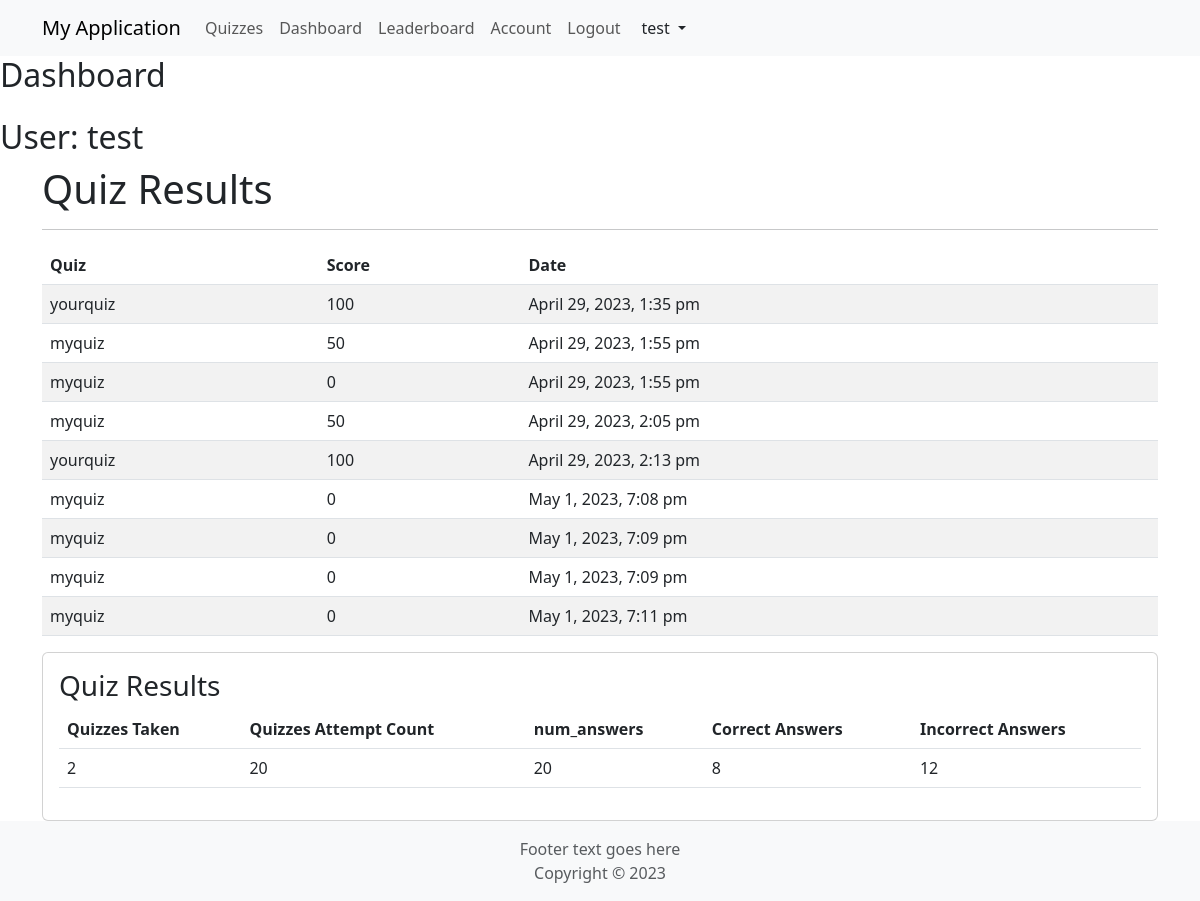
/dashboard (signed in), run on an earlier commit of the app's database.
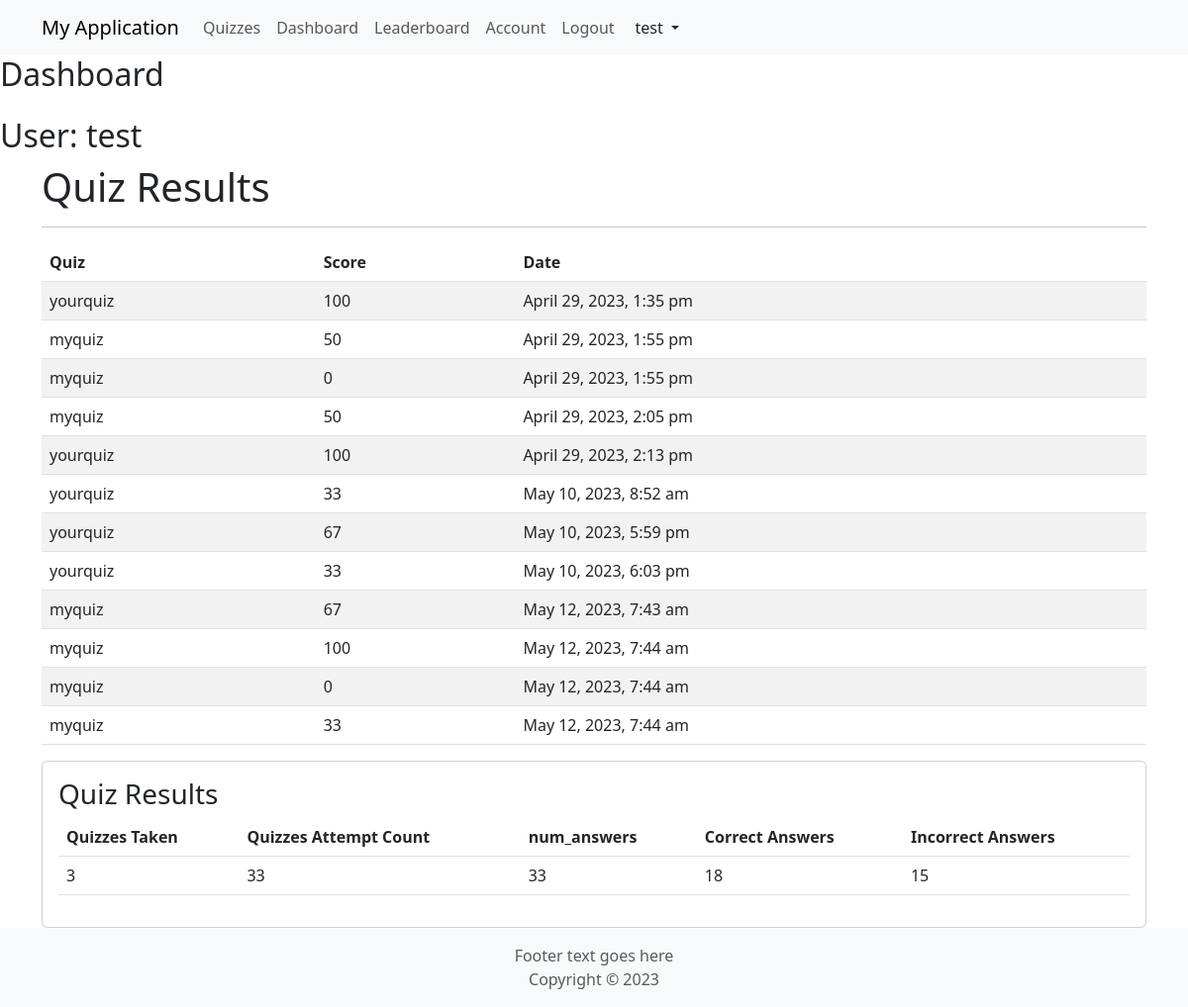
And on a later commit of the database.
### tables this page shows
CREATE TABLE `quiz_attempts` (
  `id` int(11) NOT NULL,
  `quiz_id` int(11) NOT NULL,
  `user_id` int(11) NOT NULL,
  `score` int(11) NOT NULL DEFAULT 0,
  `current_question_id` int(11) DEFAULT NULL,
  `completed` tinyint(1) DEFAULT 0,
  `created_at` timestamp NOT NULL DEFAULT current_timestamp()
);

CREATE TABLE `quizzes` (
  `id` int(11) NOT NULL,
  `title` varchar(255) NOT NULL,
  `description` varchar(512) DEFAULT NULL,
  `user_id` int(11) NOT NULL,
  `created_at` timestamp NULL DEFAULT current_timestamp(),
  `submittable` tinyint(1) DEFAULT 0,
  `mode` enum('all','one') NOT NULL DEFAULT 'all'
);

### src/Controller/BaseController.php (called while the page is built, shortened)
<?php
class BaseController{
    public function render($view, $params = [])
    {
        return View::render($view, $params);
    }
}

### src/Config/Application.php (called while the page is built, shortened)
<?php
class Application {
    public static string $ROOT_DIR;
    private Router $router;
    function __construct($router, $rootPath)
    {
        self::$ROOT_DIR = $rootPath;
        $this->router = $router;
    }
    function run(){
        try{
            $this->router->dispatch();
        }
        catch(NotFoundException $e){
            $error_page = Application::$ROOT_DIR."/src/View/error.php";
            $this->handleExceptions($e, $error_page);
        }
        catch(\Exception $e){
            $this->handleExceptions($e);
        }
    }
}

### index.php (called while the page is built, shortened)
<?php
$router = new Router();
$router->get('custom', function(){
    echo "This custom route";
});
$router->get('/', [HomeController::class, 'index']);
$router->get('login', [AuthController::class, 'login']);
$router->get('signup', [AuthController::class, 'signup']);
$router->get('logout', [AuthController::class, 'logout']);
$router->post('login', [AuthController::class, 'login']);
$router->post('signup', [AuthController::class, 'signup']);
$router->get('admin/users', [AdminController::class, 'index']);
$router->post('admin/users/update', [AdminController::class, 'updateUser']);
$router->post('admin/users/password', [AdminController::class, 'changeUserPassword']);
$router->get('admin/users/delete', [AdminController::class, 'deleteUser']);
$router->get('quiz', [QuizController::class, 'show']);
$router->get('quizzes', [QuizController::class, 'index']);
$router->get('quiz/delete', [QuizController::class, 'delete']);
$router->post('quiz/update', [QuizController::class, 'update']);
$router->post('quiz/store', [QuizController::class, 'store']);
$router->post('quiz/take', [QuizStudentController::class, 'store']);
$router->post('quiz/take/one', [QuizStudentController::class, 'take']);
$router->post('all', [QuizController::class, 'all']);
$router->get('question/delete', [QuestionController::class, 'delete']);
$router->post('question/store', [QuestionController::class, 'store']);
$router->post('question/update', [QuestionController::class, 'update']);
$router->get('option/delete', [OptionController::class, 'delete']);
$router->post('option/store', [OptionController::class, 'store']);
$router->post('option/update', [OptionController::class, 'update']);
$router->get('leaderboard', [DashboardController::class, 'leaderboard']);
$router->get('dashboard', [DashboardController::class, 'dashboard']);
$router->get('account', [UserController::class, 'index']);
$router->post('account/update', [UserController::class, 'update']);
$router->post('account/password', [UserController::class, 'changePassword']);
$router->post('account/image', [UserController::class, 'changeImage']);
$app = new Application($router, __DIR__);
$app->run();

### src/Config/Database.php (called while the page is built, shortened)
<?php
class Database{
    static public function query($sql, $sql_parms = []){
        $db =  Database::connect();
        $query = null;
        if(empty($sql_parms)){
            $query = $db->query($sql);
        }else{
            $query = $db->prepare($sql);
            $query->execute($sql_parms);
        }
        $data = $query->fetchAll(\PDO::FETCH_ASSOC);
        return $data;
    }
    static public function connect(){
        try{
            return new \PDO(Config::CONFIG['db'],Config::CONFIG['db_user'],Config::CONFIG['db_password']);
        }catch(PDOException $e){
            return null;
        }
    }
}

### src/Model/QuizModel.php (called while the page is built, shortened)
<?php
class QuizModel extends Database{
    static function getQuizAttemptsByUser($user_id){
        $sql = "SELECT qa.id AS attempt_id, q.title, qa.score, qa.created_at
        FROM quiz_attempts qa
        JOIN quizzes q ON q.id = qa.quiz_id
        WHERE qa.user_id = :user_id";
        return Database::query($sql, [':user_id'=>$user_id]);
    }
    static function getNumberOfQuizzesTakenAndNumberOfAnswers($user_id){
        $sql = "SELECT quiz_attempts.user_id,
            COUNT(DISTINCT quiz_attempts.quiz_id) AS num_quizzes_taken,
            COUNT(quiz_attempts.quiz_id) AS num_quizzes_attempted,
            COUNT(attempt_answers.id) AS num_questions_answered,
            COUNT(CASE WHEN options.is_correct = 1 THEN 1 END) AS num_questions_answered_correctly,
            COUNT(CASE WHEN options.is_correct = 0 THEN 1 END) AS num_questions_answered_incorrectly
        FROM quiz_attempts
        LEFT JOIN attempt_answers ON quiz_attempts.id = attempt_answers.attempt_id
        LEFT JOIN options ON attempt_answers.option_id = options.id
        WHERE quiz_attempts.user_id = :user_id
        GROUP BY quiz_attempts.user_id;";
        return Database::query($sql, [':user_id'=>$user_id]);
    }
}

### src/Model/UserModel.php (called while the page is built, shortened)
<?php
class UserModel extends Database{
    static function isTeacher($id){
        $sql = "SELECT is_teacher FROM users WHERE id = :id";
        return Database::query($sql, [':id'=>$id])[0]['is_teacher'];
    }
}

### src/View/quiz/dashboard_student.php (the view)
<h2 class="mb-4">Dashboard</h2>
<?php
			echo "<h2>User: $user</h2>";
		?>
<div class="container">
<h1>Quiz Results</h1>
		<hr>
<div class="table-responsive">
  <table class="table table-striped">
    <thead>
      <tr>
        <th>Quiz</th>
        <th>Score</th>
        <th>Date</th>
      </tr>
    </thead>
    <tbody>
      <?php foreach ($quiz_attempts as $attempt): ?>
        <tr>
          <td><?= $attempt['title'] ?></td>
          <td><?= $attempt['score'] ?></td>
          <td><?= date('F j, Y, g:i a', strtotime($attempt['created_at'])) ?></td>
        </tr>
      <?php endforeach; ?>
    </tbody>
  </table>
</div>
		<div class="row">
			<div class="col-sm-12">
				<div class="card">
					<div class="card-body">
						<h3 class="card-title">Quiz Results</h3>
						<table class="table">
							<thead>
								<tr>
									<th>Quizzes Taken</th>
									<th>Quizzes Attempt Count</th>
									<th>num_answers</th>
									<th>Correct Answers</th>
									<th>Incorrect Answers</th>
								</tr>
							</thead>
							<tbody>
								<?php
										echo "<tr>";
										echo "<td>" . $result['num_quizzes_taken'] . "</td>";
										echo "<td>" . $result['num_quizzes_attempted'] . "</td>";
										echo "<td>" . $result['num_questions_answered'] . "</td>";
										echo "<td>" . $result['num_questions_answered_correctly'] . "</td>";
										echo "<td>" . $result['num_questions_answered_incorrectly'] . "</td>";
										echo "</tr>";
								?>
							</tbody>
						</table>
					</div>
				</div>
			</div>
		</div>
	</div>

### src/View/layout/base.php (shortened to what this page needs)
<html>
    <head>
    <?php require('head.php'); ?>
    </head>
<body>
    <?php
    if (isset($_SESSION['user'])) {
        require('navbar.php');
    }
    ?>
    <main>
    <?php require('footer.php'); ?>
</body>
</html>

### src/View/layout/head.php (shortened to what this page needs)
<link href="/mvc/public/assets/css/bootstrap.min.css" rel="stylesheet" />

### src/View/layout/navbar.php (shortened to what this page needs)
<nav class="navbar navbar-expand-lg navbar-light bg-light">
    <div class="container">
  <a class="navbar-brand" href="#">My Application</a>
  <div class="collapse navbar-collapse" id="navbarNav">
    <ul class="navbar-nav mr-auto">
      <?php if(isset($_SESSION['user'])): ?>
      <li class="nav-item">
        <a class="nav-link" href="/mvc/quizzes"><i class="fas fa-book"></i> Quizzes</a>
      </li>
      <li class="nav-item">
        <a class="nav-link" href="/mvc/dashboard"><i class="fas fa-tachometer-alt"></i> Dashboard</a>
      </li>
      <li class="nav-item">
        <a class="nav-link" href="/mvc/leaderboard"><i class="fas fa-clipboard-list"></i> Leaderboard</a>
      </li>
    </ul>
    <ul class="navbar-nav">
      <li class="nav-item">
        <a class="nav-link" href="/mvc/account"><i class="fas fa-user-circle"></i> Account</a>
      </li>
      <li class="nav-item">
        <a class="nav-link" href="/mvc/logout"><i class="fas fa-sign-out-alt"></i> Logout</a>
      </li>
          <?php endif; ?>
        </ul>
        <button class="btn dropdown-toggle" type="button" id="dropdownMenuButton" data-toggle="dropdown"
                        aria-haspopup="true" aria-expanded="false">
                        <?= $_SESSION['user'] ?>
                    </button>
  </div>
  </div>
</nav>

### src/View/layout/footer.php (shortened to what this page needs)
<footer class="bg-light py-3">
    <div class="container">
        <div class="row">
            <div class="col-12 text-center">
                <p class="text-muted mb-0">Footer text goes here</p>
                <p class="text-muted mb-0">Copyright &copy; 2023</p>
            </div>
        </div>
    </div>
</footer>

### src/Config/Router.php (shortened to what this page needs)
<?php
class Router {
    private $routes;
    function __construct()
    {
        $this->routes = [];
    }
    function addRoute($route, $action, $method){
        $this->routes[$method][$route] = $action;
    }
    function getRoute() {
        $url = $_SERVER['REQUEST_URI'];
        $path = parse_url($url, PHP_URL_PATH);
        $route = str_replace('/mvc/', '', $path);
        return empty($route) ? '/' : $route;
    }
    function getMethod() {
        return strtolower($_SERVER['REQUEST_METHOD']);
    }
    function dispatch(){
        $route = $this->getRoute();
        $method = $this->getMethod();
        if(array_key_exists($route, $this->routes[$method])){
            $action = $this->routes[$method][$route];
            if(is_callable($action)) {
                $action();
            }
            else if(is_array($action)){
                $controller = new $action[0]();
                $controller->action = $action[1];
                $prop = $action[1];
                $controller->$prop();
            }
        } else {
            throw new NotFoundException();
        }
    }
}

### src/Controller/DashboardController.php (shortened to what this page needs)
<?php
class DashboardController extends BaseController{
    public function dashboard(){
        $user_id = $_SESSION['id'];
        if(User::isTeacher($_SESSION['id'])){
            $result = Quiz::getAvgScoreAndNumberOfStudents($user_id)[0];
            $quiz_results = Quiz::getAvgScoreAndNumberOfStudentsForEachQuiz($user_id);
            $this->render('quiz/dashboard_teacher', ['result'=>$result, 'quiz_results'=>$quiz_results]);
        }else{
            $quiz_attempts = Quiz::getQuizAttemptsByUser($user_id);
            $result = Quiz::getNumberOfQuizzesTakenAndNumberOfAnswers($user_id)[0];
            return $this->render('quiz/dashboard_student', ['quiz_attempts'=>$quiz_attempts, 'result'=>$result, 'user'=>$_SESSION['user']]);
        }
    }
}

### src/Config/View.php (shortened to what this page needs)
<?php
class View {
    static function render($view, $data=[]){
        $view_file = Application::$ROOT_DIR."/src/View/$view.php";
        if(file_exists($view_file)){
            $layoutContent = View::layoutContent();
            $viewContent = View::renderOnlyView($view, $data);
            echo str_replace('{{content}}', $viewContent, $layoutContent);
        }
        else {
            throw new Exception('View not found!');
        }
    }
    static function layoutContent(){
        include_once Application::$ROOT_DIR."/src/view/layout/base.php";
        return ob_get_clean();
    }
    static function renderOnlyView($view, array $params = []){
        extract($params);
        $view_file = Application::$ROOT_DIR."/src/view/$view.php";
        include_once $view_file;
        return ob_get_clean();
    }
}

What changed in the data, as far as the page shows it:
removed quiz_attempts: quiz.title "myquiz", score "0", created_at "May 1, 2023, 7:08 pm"
removed quiz_attempts: quiz.title "myquiz", score "0", created_at "May 1, 2023, 7:09 pm"
removed quiz_attempts: quiz.title "myquiz", score "0", created_at "May 1, 2023, 7:09 pm"
removed quiz_attempts: quiz.title "myquiz", score "0", created_at "May 1, 2023, 7:11 pm"
added quiz_attempts: quiz.title "yourquiz", score "33", created_at "May 10, 2023, 8:52 am"
added quiz_attempts: quiz.title "yourquiz", score "67", created_at "May 10, 2023, 5:59 pm"
added quiz_attempts: quiz.title "yourquiz", score "33", created_at "May 10, 2023, 6:03 pm"
added quiz_attempts: quiz.title "myquiz", score "67", created_at "May 12, 2023, 7:43 am"
added quiz_attempts: quiz.title "myquiz", score "100", created_at "May 12, 2023, 7:44 am"
added quiz_attempts: quiz.title "myquiz", score "0", created_at "May 12, 2023, 7:44 am"
added quiz_attempts: quiz.title "myquiz", score "33", created_at "May 12, 2023, 7:44 am"
Also different on the page:
$result['num_quizzes_taken']: "2" → "3"
$result['num_quizzes_attempted']: "20" → "33"
$result['num_questions_answered']: "20" → "33"
$result['num_questions_answered_correctly']: "8" → "18"
$result['num_questions_answered_incorrectly']: "12" → "15"
